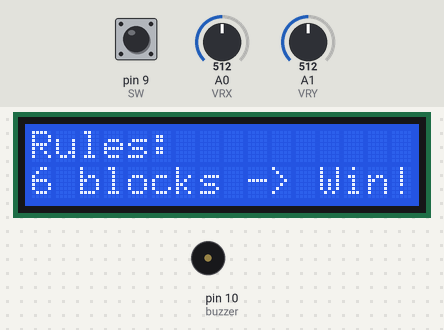
Simulated run of this sketch. Board: Arduino Uno, built with avr-gcc and run on an emulated ATmega328P. Parts: 16×2 character LCD, buzzer (waves = sounding). Inputs (shaded band) come from the test bench; at power-on: pin 9 (SW) HIGH, A0 (VRX) = 512, A1 (VRY) = 512. Random numbers use the default seed unless the sketch sets one.

Above: at 1.1 s.
At 8.0 s:
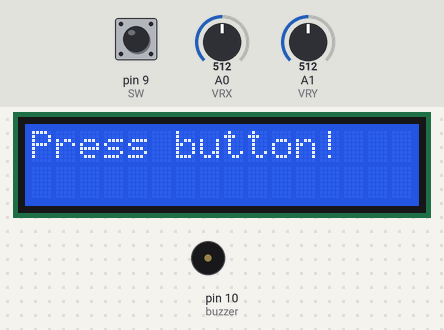
8.1 s: pin 9 (SW) pulled LOW for 0.2 s
At 8.8 s:
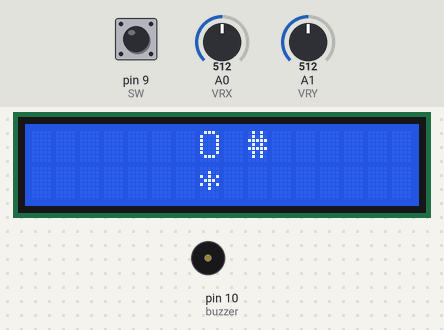
9.8 s: A0 (VRX) set to 588
11.3 s: A0 (VRX) set to 616
At 13.8 s:
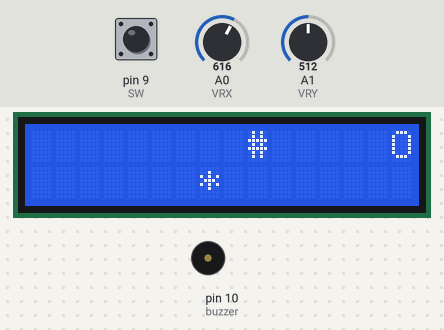
13.9 s: A1 (VRY) set to 593
15.4 s: A1 (VRY) set to 608
At 16.0 s:
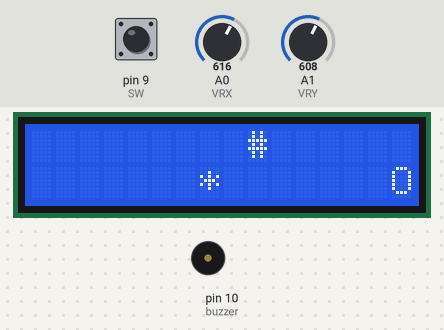
16.9 s: A0 (VRX) set to 409
18.4 s: A0 (VRX) set to 390
At 23.6 s:
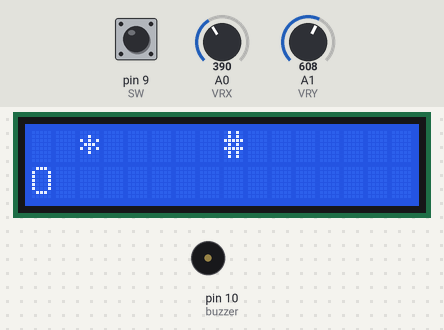
Timing chart, 0 to 24.5 s (numbered marks = the images above; inputs shaded):
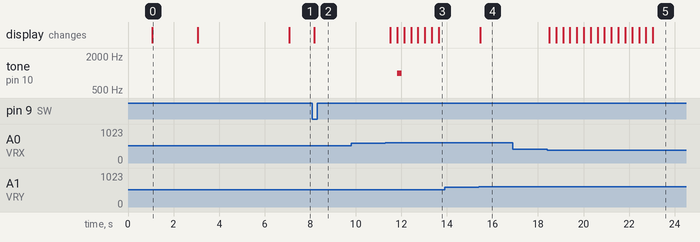

The sketch:

y_lanOyunuKodDosyas_.ino
```cpp
#include <LiquidCrystal.h>

// LCD Settings
LiquidCrystal lcd(7, 6, 5, 4, 3, 2); // RS, E, D4, D5, D6, D7 pins

// Joystick Pins
const int VRX = A0; // X axis
const int VRY = A1; // Y axis
const int SW = 9;   // Joystick button

// Buzzer Pin
const int buzzer = 10;

// Game Variables
int snakeX[6] = {7}; // Snake X coordinates (maximum size 6)
int snakeY[6] = {0}; // Snake Y coordinates (maximum size 6)
int snakeLength = 1; // Initial snake length
int foodX, foodY;    // Food position
int obstacleX, obstacleY; // Obstacle position
int score = 3;       // Initial score (internal control)
bool gameStarted = false; // Whether the game has started

void setup() {
  // Initialize LCD and Buzzer
  lcd.begin(16, 2);
  pinMode(buzzer, OUTPUT);

  // Set Joystick Pins
  pinMode(VRX, INPUT);
  pinMode(VRY, INPUT);
  pinMode(SW, INPUT_PULLUP);

  // Start Game
  startGame();
}

void loop() {
  if (gameStarted) {
    // Read Joystick Values
    int xValue = analogRead(VRX);
    int yValue = analogRead(VRY);

    // Movement Detection
    int newX = snakeX[0];
    int newY = snakeY[0];

    if (xValue < 400) newX--; // Left
    if (xValue > 600) newX++; // Right
    if (yValue < 400) newY--; // Up
    if (yValue > 600) newY++; // Down

    // Boundary Check
    newX = constrain(newX, 0, 15);
    newY = constrain(newY, 0, 1);

    // Food Eating Check
    if (newX == foodX && newY == foodY) {
      if (snakeLength < 6) { // Maximum length 6
        snakeLength++; // Increase snake length
      }
      spawnFood(); // Create new food
      spawnObstacle(); // Create new obstacle
    }

    // Obstacle Collision Check
    if (newX == obstacleX && newY == obstacleY) {
      score--; // Decrease score (not shown on screen)
      tone(buzzer, 1000, 200); // Play buzzer

      // If score drops below zero, the game ends
      if (score < 0) {
        displayLoseMessage();
        return;
      }
    }

    // Update Snake Position
    for (int i = snakeLength - 1; i > 0; i--) {
      snakeX[i] = snakeX[i - 1];
      snakeY[i] = snakeY[i - 1];
    }
    snakeX[0] = newX;
    snakeY[0] = newY;

    // Win Condition Check
    if (snakeLength == 6) {
      displayWinMessage();
    }

    // Update LCD Screen
    lcd.clear();
    for (int i = 0; i < snakeLength; i++) {
      lcd.setCursor(snakeX[i], snakeY[i]);
      lcd.print("O"); // Draw snake segments
    }
    lcd.setCursor(foodX, foodY);
    lcd.print("*"); // Food
    lcd.setCursor(obstacleX, obstacleY);
    lcd.print("#"); // Obstacle

    delay(300); // Movement speed
  }
}

// Food Generation Function
void spawnFood() {
  bool validPosition = false;
  while (!validPosition) {
    foodX = random(0, 16); // Random X position for food
    foodY = random(0, 2);  // Random Y position for food
    validPosition = true;

    // Check that the food does not overlap with the snake or the obstacle
    for (int i = 0; i < snakeLength; i++) {
      if ((foodX == snakeX[i] && foodY == snakeY[i]) || (foodX == obstacleX && foodY == obstacleY)) {
        validPosition = false;
        break;
      }
    }
  }
}

// Obstacle Generation Function
void spawnObstacle() {
  bool validPosition = false;
  while (!validPosition) {
    obstacleX = random(0, 16); // Random X position for obstacle
    obstacleY = random(0, 2);  // Random Y position for obstacle
    validPosition = true;

    // Obstacle must not overlap with the snake or food
    for (int i = 0; i < snakeLength; i++) {
      if ((obstacleX == snakeX[i] && obstacleY == snakeY[i]) || (obstacleX == foodX && obstacleY == foodY)) {
        validPosition = false;
        break;
      }
    }
  }
}

// Start Game Function
void startGame() {
  // Start Message
  lcd.clear();
  lcd.print("Rules:");
  delay(1000);
  lcd.setCursor(0, 1);
  lcd.print("6 blocks -> Win!");
  delay(2000);
  lcd.clear();
  lcd.print("* -> REWARD!");
  lcd.setCursor(0, 1);
  lcd.print("# -> PENALTY!");
  delay(4000);
  lcd.clear();
  lcd.print("Press button!");

  // Wait for button to start
  while (digitalRead(SW) == HIGH) {
    delay(100);
  }

  lcd.clear();
  gameStarted = true;

  // Reset Game Variables
  snakeX[0] = 7;
  snakeY[0] = 0;
  snakeLength = 1;
  score = 3;

  // First Food and Obstacle Positions
  spawnFood();
  spawnObstacle();
}

// Display Losing Message
void displayLoseMessage() {
  gameStarted = false; // Stop game
  lcd.clear();
  lcd.print("You Lost!");
  lcd.setCursor(0, 1);
  lcd.print("Press to retry");

  // Wait for button
  while (digitalRead(SW) == HIGH) {
    delay(100);
  }

  // Restart game
  startGame();
}

// Display Winning Message
void displayWinMessage() {
  gameStarted = false; // Stop game
  lcd.clear();
  lcd.print("You Won!");
  lcd.setCursor(0, 1);
  lcd.print("Press to retry");

  // Wait for button
  while (digitalRead(SW) == HIGH) {
    delay(100);
  }

  // Restart game
  startGame();
}
```

Measured:
- the behaviour switches between 600 and 601 on A0 (VRX) (found by bisection; images 2 and 3)
- the behaviour switches between 600 and 601 on A1 (VRY) (found by bisection; images 3 and 4)
- the behaviour switches between 400 and 399 on A0 (VRX) (found by bisection; images 4 and 5)
- after the input at 8.1 s, the display: changes after 0.08 s (image 2)
- after the input at 9.8 s, every drawn part: stays the same
- after the input at 11.3 s, tone on pin 10 (buzzer): silent → 1000 Hz after 0.52 s, → silent 0.20 s later; the display: first changes after 0.22 s (image 3 shows a later state)
- after the input at 13.9 s, every drawn part: stays the same
- after the input at 15.4 s, the display: changes after 0.06 s (image 4)
- after the input at 16.9 s, every drawn part: stays the same
- after the input at 18.4 s, the display: first changes after 0.09 s (image 5 shows a later state)
